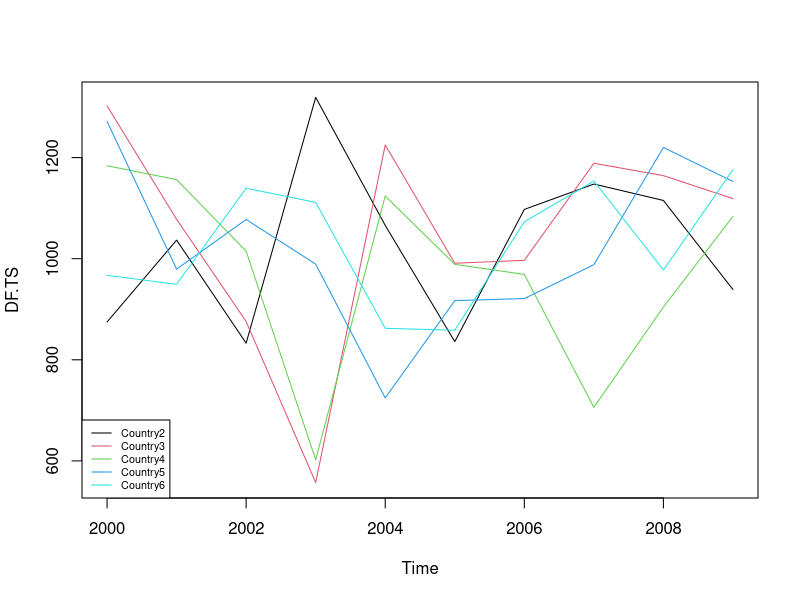

Generate this figure with R: (Note: this script raises an error after producing the figure.)
set.seed(1)
DF <- data.frame(2000:2009,matrix(rnorm(50, 1000, 200), ncol=5))
colnames(DF) <- c('Year', paste0('Country', 2:ncol(DF)))
DF.TS <- ts(DF[-1], start = 2000, frequency = 1)
DF.TS
# All countries in one plot... colorful, common scale, and so on
plot(DF.TS, plot.type="single", col = 1:ncol(DF.TS))
legend("bottomleft", colnames(DF.TS), col=1:ncol(DF), lty=1, cex=.65)

# All countries in one plot... colorful, common scale, and so on
plot(twr, plot.type="single", col = 1:ncol(twr))
legend("bottomleft", legend=colnames(twr), col=1:ncol(twr), lty=1, cex=.65)
data.frame(symbols=colnames(twr), color=palette()[1:ncol(twr)])
mtext(text='test', side=3)

plot(twr[,which(grepl('SPY', colnames(twr)))], plot.type="single", col = 1:ncol(twr))


# All countries in one plot... colorful, common scale, and so on
twrts <- as.ts(twr)
plot(twrts, plot.type="single", col = 1:ncol(twrts))
legend("topleft", legend=colnames(twrts), col=1:ncol(twrts), lty=1, cex=.65)
grid(col='grey70')


plotxts <- function(xts) {
    date <- zoo::index(xts)
    matplot(x=date, type='l', xaxt='n')

timelabels<-format(timestamp,"%H:%M")
axis(1,at=timestamp,labels=timelabels)
    
    grid(col='grey70')
    legend('topleft',
           legend = names(xts),
           col    = 1:ncol(xts),
           lty    = 1)
}

plotdfall <- function(df, xx, size=0.01, type='b', legendloc='topleft') {
    ## plots every parameter in df as a function of x on single plot
    ## df      = dataframe
    ## xx      = x-axis variable to be specified in quotes
    ## size    = datapoint size (0.01 default to not see points but still get line color)
    ## type    = 'p' for points
    ##         = 'l' for lines     <-- creates a single line so only black
    ##         = 'b' for both      <-- same as above
    
    ## determine location of xx in the dataframe
    xxcol <- which(grepl(xx, names(df)))  ## xx column
    xx1   <- df[, xxcol]                  ## xx values

    ## first sort the data by xx in case want lines
    df <- df[order(df[xxcol]),]

    ## use melt to create new df with columns: index, series, and value
    ## where every column of old df is now in column value with the
    ## name of the column in series
    df <- reshape2::melt(df, id.vars=xx, variable.name='series')

    ## need to plot points and not just line to get color using df$series
    ## do not actually want points, so plotting them small with cex=0.01
    plot(df[1], df$value, col=df$series,
         cex=size, lty=1, type=type,
         xlab=xx, ylab='value')
    grid(col='grey70')
    legend(legendloc,
           legend = unique(df$series),
           col    = 1:length(df$series),
           lty    = 1)
}

#plotdfall(mtcars, 'mpg', legendloc='topright', type='b')
# a <- seq(10,1,-1)
# b <- seq(21,30)
# c <- seq(41,50)
# df <- data.frame(a,b,c)
# plotdfall(df, 'a')



#d <- rep('type1', 5)
#d2 <- rep('type2', 5)
#d <- c(d, d2)
#df <- data.frame(a,b,c,d)

#plotspace(1,2)
#plotdfall(mtcars, 'mpg', legendloc='topright', type='b')
#df <- select(mtcars, mpg, hp)
#plotdfall(df, 'mpg', legendloc='topright', type='b')

out <- equityget(c('SPY', 'IWM', 'EFA', 'AGG', 'SHV'), from='1995-01-01', period='years')
twr <- out$twr
twrdf <- as.data.frame(twr)
twrdf$date <- as.Date( rownames(twrdf) )
plotdfall(twrdf, 'date', size=1)
